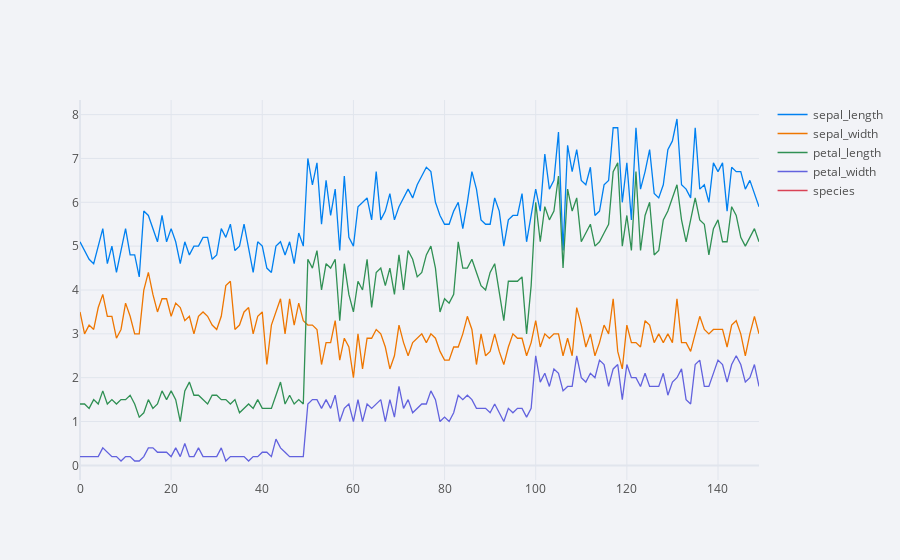

This figure's notebook cell:
### Code cell
df1.iplot()

### Figure 1 — Plotly figure (JSON) as saved in the notebook; plotly's stock layout.template omitted (floating-point values rounded to 4 significant figures; data arrays with more than 128 entries replaced by an {"elided": "..."} marker saying what was removed)
{"data": [{"line": {"color": "rgba(0, 128, 240, 1.0)", "dash": "solid", "shape": "linear", "width": 1.3}, "mode": "lines", "name": "sepal_length", "text": "", "type": "scatter", "x": {"elided": "150 int values"}, "y": {"elided": "150 float values"}}, {"line": {"color": "rgba(238, 118, 0, 1.0)", "dash": "solid", "shape": "linear", "width": 1.3}, "mode": "lines", "name": "sepal_width", "text": "", "type": "scatter", "x": {"elided": "150 int values"}, "y": {"elided": "150 float values"}}, {"line": {"color": "rgba(48, 144, 84, 1.0)", "dash": "solid", "shape": "linear", "width": 1.3}, "mode": "lines", "name": "petal_length", "text": "", "type": "scatter", "x": {"elided": "150 int values"}, "y": {"elided": "150 float values"}}, {"line": {"color": "rgba(98, 98, 222, 1.0)", "dash": "solid", "shape": "linear", "width": 1.3}, "mode": "lines", "name": "petal_width", "text": "", "type": "scatter", "x": {"elided": "150 int values"}, "y": {"elided": "150 float values"}}, {"line": {"color": "rgba(217, 66, 85, 1.0)", "dash": "solid", "shape": "linear", "width": 1.3}, "mode": "lines", "name": "species", "text": "", "type": "scatter", "x": {"elided": "150 int values"}, "y": {"elided": "150 str values"}}], "layout": {"legend": {"bgcolor": "#F2F3F7", "font": {"color": "#505050"}}, "paper_bgcolor": "#F2F3F7", "plot_bgcolor": "#F2F3F7", "title": {"font": {"color": "#484848"}}, "xaxis": {"gridcolor": "#E1E5ED", "showgrid": true, "tickfont": {"color": "#505050"}, "title": {"font": {"color": "#505050"}, "text": ""}, "zerolinecolor": "#E1E5ED"}, "yaxis": {"gridcolor": "#E1E5ED", "showgrid": true, "tickfont": {"color": "#505050"}, "title": {"font": {"color": "#505050"}, "text": ""}, "zerolinecolor": "#E1E5ED"}}}
